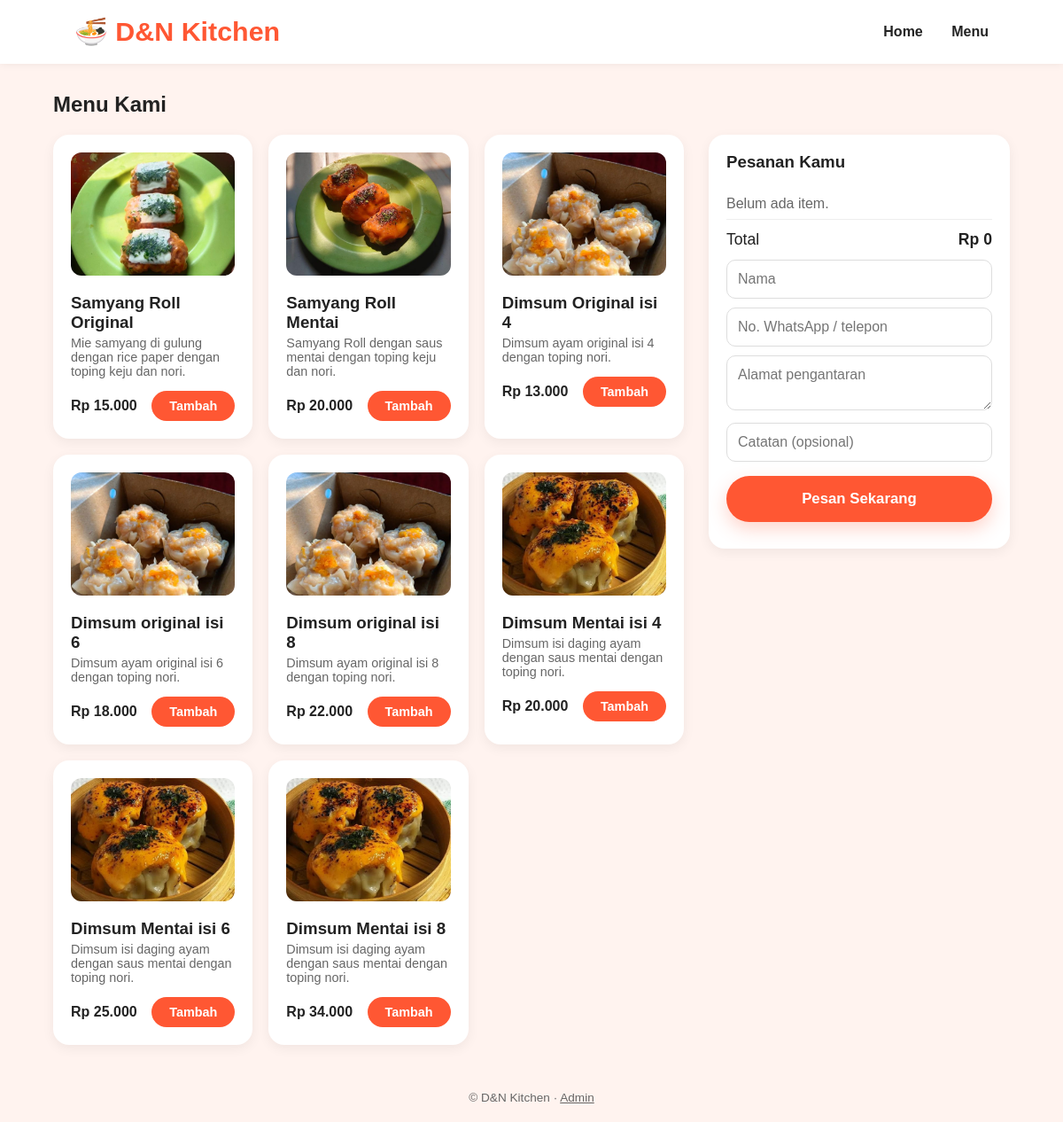
The page /menu on the database its author committed.
### tables this page shows
CREATE TABLE menu(id INTEGER PRIMARY KEY, nama TEXT, harga INTEGER, deskripsi TEXT, emoji TEXT, gambar TEXT);

### app.py (the view)
@app.route("/menu")
def menu():
    items = get_db().execute("SELECT * FROM menu").fetchall()
    return render_template("menu.html", items=items)

### app.py (called while the page is built)
def get_db():
    if "db" not in g:
        g.db = sqlite3.connect(DB)
        g.db.row_factory = sqlite3.Row
    return g.db

@app.template_filter("rp")
def rp(n):
    return "Rp " + f"{int(n):,}".replace(",", ".")

### templates/menu.html (shortened to what this page needs)
{% extends "base.html" %}
{% block content %}
<main class="wrap">
  <h2 class="title">Menu Kami</h2>
  <div class="layout">
    <section class="grid">
      {% for m in items %}
      <article class="card">
        {% if m.gambar %}<img class="foto" src="{{ url_for('static', filename='img/' + m.gambar) }}" alt="{{ m.nama }}" loading="lazy">
        {% else %}<div class="emoji">{{ m.emoji }}</div>{% endif %}
        <h3>{{ m.nama }}</h3>
        <p>{{ m.deskripsi }}</p>
        <div class="row"><strong>{{ m.harga|rp }}</strong>
          <button class="btn sm" data-id="{{ m.id }}" data-nama="{{ m.nama }}" data-harga="{{ m.harga }}">Tambah</button></div>
      </article>
      {% endfor %}
    </section>
    <aside class="cart" id="cart">
      <h3>Pesanan Kamu</h3>
      <ul id="list"><li class="muted">Belum ada item.</li></ul>
      <div class="row total"><span>Total</span><strong id="total">Rp 0</strong></div>
      <form id="form">
        <input name="nama" placeholder="Nama" required>
        <input name="telepon" type="tel" placeholder="No. WhatsApp / telepon" required>
        <textarea name="alamat" rows="2" placeholder="Alamat pengantaran" required></textarea>
        <input name="catatan" placeholder="Catatan (opsional)">
        <button class="btn block" type="submit">Pesan Sekarang</button>
      </form>
    </aside>
  </div>
</main>
{% endblock %}

### templates/base.html (shortened to what this page needs)
<!doctype html>
<html lang="id">
<head>
<link rel="stylesheet" href="{{ url_for('static', filename='style.css') }}">
</head>
<body>
<header class="nav">
  <a class="brand" href="{{ url_for('index') }}">🍜 D&amp;N Kitchen</a>
  <nav>
    <a href="{{ url_for('index') }}">Home</a>
    <a href="{{ url_for('menu') }}">Menu</a>
  </nav>
</header>
{% block content %}{% endblock %}
<footer class="foot">© D&amp;N Kitchen · <a href="{{ url_for('admin') }}">Admin</a></footer>
</body>
</html>

### static/style.css (style rules this page uses)
:root { --o:#ff5733;--bg:#fff3ef;--ink:#222;--mut:#666 }
* { box-sizing:border-box }
body { margin:0;font-family:Arial,Helvetica,sans-serif;color:var(--ink);background:var(--bg);min-height:100vh;display:flex;flex-direction:column }
a { color:inherit }
.nav { background:#fff;display:flex;justify-content:space-between;align-items:center;padding:18px 7%;box-shadow:0 2px 8px #0000000d;position:sticky;top:0;z-index:5 }
.brand { font-size:1.9rem;font-weight:700;color:var(--o);text-decoration:none }
.nav nav a { margin-left:28px;font-weight:700;text-decoration:none }
.btn { background:var(--o);color:#fff;border:0;border-radius:40px;padding:16px 46px;font-weight:700;font-size:1.05rem;cursor:pointer;text-decoration:none;box-shadow:0 8px 20px #ff573340;display:inline-block }
.btn.sm { padding:9px 20px;font-size:.9rem;box-shadow:none }
.btn.block { width:100%;margin-top:6px }
.wrap { width:100%;max-width:1200px;margin:0 auto;padding:32px 5%;flex:1 }
.title { margin:0 0 20px }
.layout { display:grid;grid-template-columns:1fr 340px;gap:28px;align-items:start }
.grid { display:grid;grid-template-columns:repeat(auto-fill,minmax(210px,1fr));gap:18px }
.card,.cart,.order,.login { background:#fff;border-radius:18px;padding:20px;box-shadow:0 4px 14px #0000000f }
.card h3 { margin:8px 0 4px }
.card p { color:var(--mut);font-size:.9rem;margin:0 0 14px }
.row { display:flex;justify-content:space-between;align-items:center;gap:10px }
.cart { position:sticky;top:90px }
.cart h3 { margin-top:0 }
.cart ul,.order ul { list-style:none;padding:0;margin:0 0 12px }
.cart li { display:flex;justify-content:space-between;align-items:center;padding:8px 0;border-bottom:1px solid #eee }
.total { margin:12px 0;font-size:1.1rem }
input,textarea,select { width:100%;padding:12px;margin-bottom:10px;border:1px solid #ddd;border-radius:10px;font:inherit }
.muted { color:var(--mut) }
.foot { text-align:center;padding:20px;color:var(--mut);font-size:.85rem }
.foto { width:100%;aspect-ratio:4/3;object-fit:cover;border-radius:12px;margin-bottom:8px }

### rows shown on the page
menu: gambar (picture), nama "Samyang Roll Original", deskripsi "Mie samyang di gulung dengan rice paper dengan toping keju dan nori.", harga|rp "Rp 15.000"
menu: gambar (picture), nama "Samyang Roll Mentai", deskripsi "Samyang Roll dengan saus mentai dengan toping keju dan nori.", harga|rp "Rp 20.000"
menu: gambar (picture), nama "Dimsum Original isi 4", deskripsi "Dimsum ayam original isi 4 dengan toping nori.", harga|rp "Rp 13.000"
menu: gambar (picture), nama "Dimsum original isi 6", deskripsi "Dimsum ayam original isi 6 dengan toping nori.", harga|rp "Rp 18.000"
menu: gambar (picture), nama "Dimsum original isi 8", deskripsi "Dimsum ayam original isi 8 dengan toping nori.", harga|rp "Rp 22.000"
menu: gambar (picture), nama "Dimsum Mentai isi 4", deskripsi "Dimsum isi daging ayam dengan saus mentai dengan toping nori.", harga|rp "Rp 20.000"
menu: gambar (picture), nama "Dimsum Mentai isi 6", deskripsi "Dimsum isi daging ayam dengan saus mentai dengan toping nori.", harga|rp "Rp 25.000"
menu: gambar (picture), nama "Dimsum Mentai isi 8", deskripsi "Dimsum isi daging ayam dengan saus mentai dengan toping nori.", harga|rp "Rp 34.000"
